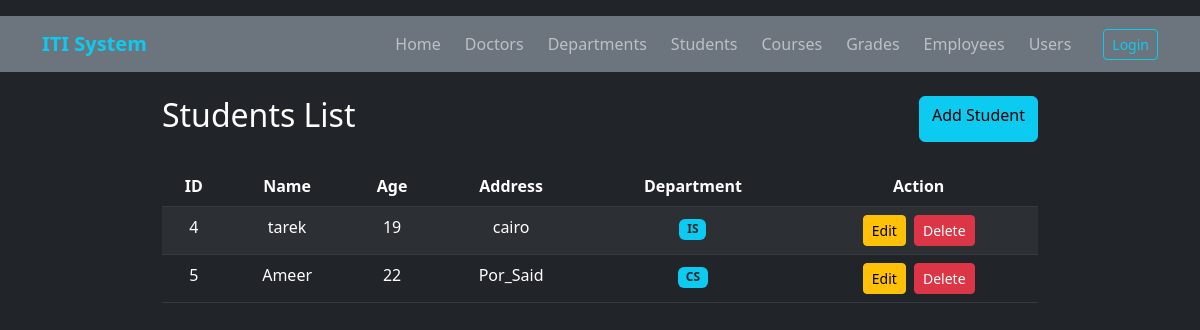
The app's page /students/list.php with its own data.
### tables this page shows
CREATE TABLE `students` (
  `id` int(11) NOT NULL,
  `name` varchar(255) NOT NULL,
  `email` varchar(255) DEFAULT NULL,
  `phone` varchar(50) DEFAULT NULL,
  `age` int(11) DEFAULT NULL,
  `address` varchar(255) DEFAULT NULL,
  `department_id` int(11) DEFAULT NULL
);

CREATE TABLE `departments` (
  `id` int(11) NOT NULL,
  `name` varchar(255) NOT NULL,
  `description` text DEFAULT NULL
);

### students/list.php (the view, shortened to what this page needs)
<?php
include '../config/db.php';
$res = mysqli_query($conn, "SELECT students.*, departments.name AS dept_name FROM students LEFT JOIN departments ON students.department_id = departments.id");
$students = mysqli_fetch_all($res, MYSQLI_ASSOC);
?>
<!DOCTYPE html>
<html>
<head>
    <link rel="stylesheet" href="https://cdn.jsdelivr.net/npm/bootstrap@5.3.0/dist/css/bootstrap.min.css">
</head>
<body class="bg-dark text-white pt-3">
<?php include '../shared/nav.php'; ?>
<div class="container" style="max-width: 900px;">
    <div class="d-flex justify-content-between mb-4">
        <h2>Students List</h2>
        <a href="add.php" class="btn btn-info">Add Student</a>
    </div>
    <table class="table table-dark table-striped text-center">
        <thead><tr><th>ID</th><th>Name</th><th>Age</th><th>Address</th><th>Department</th><th>Action</th></tr></thead>
        <tbody>
            <?php foreach ($students as $s): ?>
            <tr>
                <td><?= $s['id'] ?></td>
                <td><?= htmlspecialchars($s['name']) ?></td>
                <td><?= $s['age'] ?></td>
                <td><?= htmlspecialchars($s['address']) ?></td>
                <td><span class="badge bg-info text-dark"><?= htmlspecialchars($s['dept_name'] ?? 'None') ?></span></td>
                <td>
                    <a href="edit.php?edit=<?= $s['id'] ?>" class="btn btn-warning btn-sm me-1">Edit</a>
                    <a href="list.php?delete=<?= $s['id'] ?>" class="btn btn-danger btn-sm" onclick="return confirm('Delete?')">Delete</a>
                </td>
            </tr>
            <?php endforeach; ?>
        </tbody>
    </table>
</div>
</body>
</html>

### records on screen
students: id "4", name "tarek", age "19", address "cairo", department.name "IS"
students: id "5", name "Ameer", age "22", address "Por_Said", department.name "CS"
